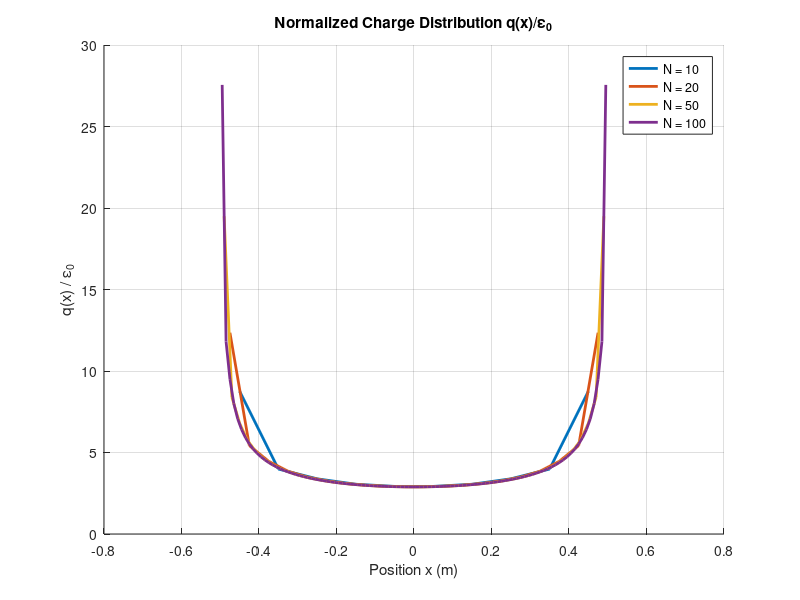
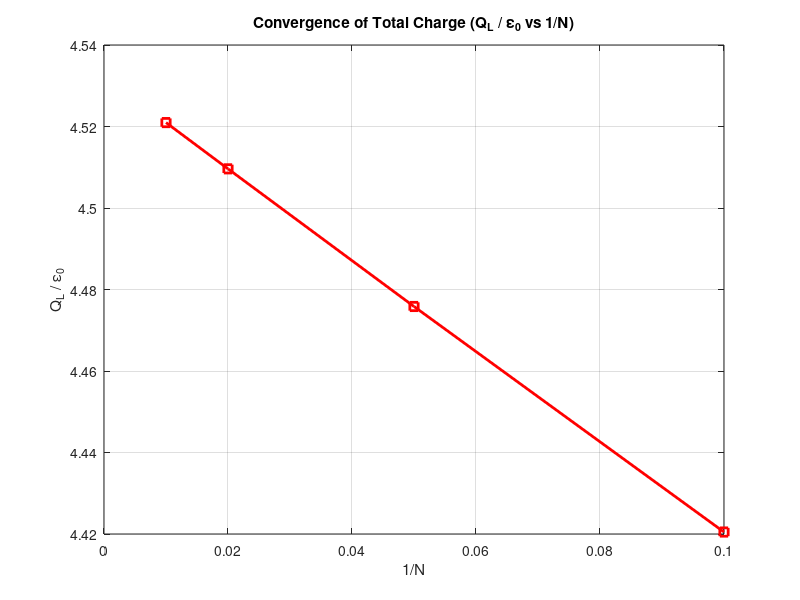
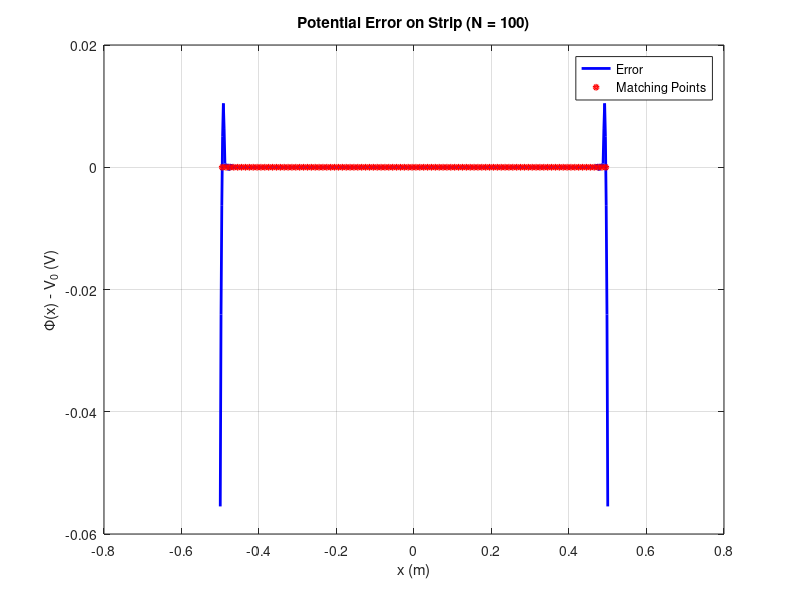
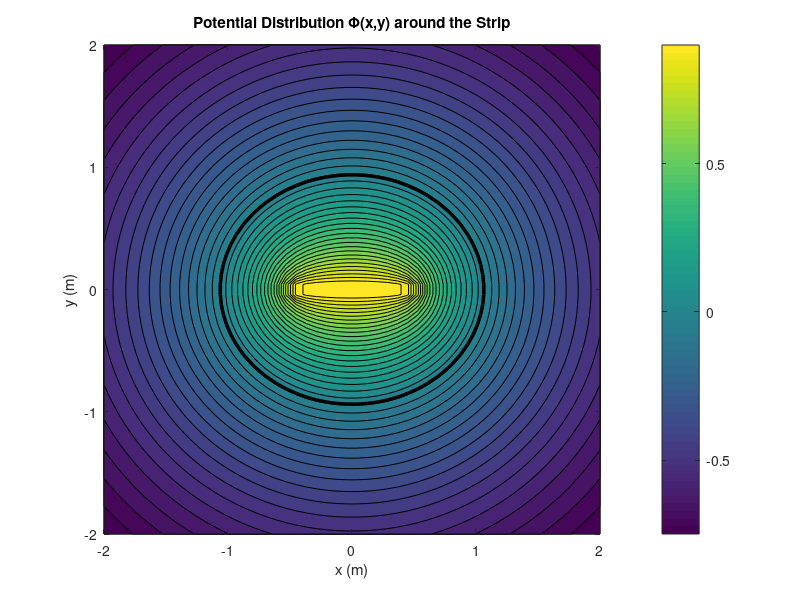

Write MATLAB code to recreate these figures, in order.
%% Assignment 2: Comprehensive MoM for 2D PEC Flat Strip

clear; clc; close all;
start_time = cputime;
% 1. Parameters
w = 0.5;                % Half-width (Total width = 1m)
V0 = 1;                 % Potential on strip (1 Volt)
epsilon0 = 8.854e-12;   % Permittivity of free space

% Define N values for convergence study
N_list = [10, 20, 50, 100]; 
total_charge_normalized = zeros(size(N_list));

figure(1); hold on;

for k = 1:length(N_list)
    N = N_list(k);
    dx = (2*w) / N;
    x_nodes = linspace(-w, w, N+1);
    x_mid = (x_nodes(1:end-1) + x_nodes(2:end)) / 2; % Matching points
    
    % 2. Build MoM Matrix S (Point Matching)
    % Using analytical integral of ln|xm - x'| to handle singularity
    S = zeros(N, N);
    for m = 1:N
        xm = x_mid(m);
        for n = 1:N
            a = x_nodes(n);
            b = x_nodes(n+1);
            % Integral of ln|xm - x'| from a to b
            term1 = (b-xm) * log(abs(b-xm) + eps);
            term2 = (a-xm) * log(abs(a-xm) + eps);
            integral_val = term1 - term2 - (b-a);
            S(m,n) = (-1 / (2*pi*epsilon0)) * integral_val;
        end
    end
    
    % 3. Solve for Charge Coefficients q
    q = S \ (V0 * ones(N, 1));
    
    % 4. Store Data for Plotting
    total_charge_normalized(k) = sum(q * dx) / epsilon0;
    plot(x_mid, q/epsilon0, 'DisplayName', ['N = ' num2str(N)], 'LineWidth',2);
end



% --- Task 1: Charge Distribution ---
title('Normalized Charge Distribution q(x)/\epsilon_0');
xlabel('Position x (m)'); ylabel('q(x) / \epsilon_0');
legend; grid on;
%%
% --- Task 2: Convergence Study ---
figure(2);
plot(1./N_list, total_charge_normalized, 'rs-', 'LineWidth', 2);
xlabel('1/N'); ylabel('Q_L / \epsilon_0');
title('Convergence of Total Charge (Q_L / \epsilon_0 vs 1/N)');
grid on;


elapsed_time = cputime-start_time;
fprintf('Execution time: %.6f seconds\n', elapsed_time);
fprintf("Total charge:");
total_charge_normalized(end)
% --- Task 3: Potential Error on the Strip ---
% Using the results from the highest N
x_fine = linspace(-w, w, 500);
V_on_strip = zeros(size(x_fine));
for i = 1:length(x_fine)
    xi = x_fine(i);
    for n = 1:N % Using N=100
        a = x_nodes(n); b = x_nodes(n+1);
        term1 = (b-xi) * log(abs(b-xi) + eps);
        term2 = (a-xi) * log(abs(a-xi) + eps);
        V_on_strip(i) = V_on_strip(i) + (q(n) * (-1/(2*pi*epsilon0)) * (term1 - term2 - (b-a)));
    end
end
figure(3);
plot(x_fine, V_on_strip - V0, 'b-', 'LineWidth',2); hold on;
plot(x_mid, zeros(size(x_mid)), 'ro', 'MarkerSize', 3, 'LineWidth',2);
title(['Potential Error on Strip (N = ' num2str(N) ')']);
xlabel('x (m)'); ylabel('\Phi(x) - V_0 (V)');
legend('Error', 'Matching Points'); grid on;

% --- Task 4 & 5: Potential and E-Field in Surrounding Region ---
[X, Y] = meshgrid(linspace(-2, 2, 50), linspace(-2, 2, 50));
Phi = zeros(size(X)); Ex = zeros(size(X)); Ey = zeros(size(X));

for i = 1:numel(X)
    xi = X(i); yi = Y(i);
    for n = 1:N
        % Distance from midpoint of segment n to grid point (xi, yi)
        r = sqrt((xi - x_mid(n))^2 + yi^2);
        
        % Potential contribution (midpoint approximation for external points)
        pot_c = (q(n) * dx * (-1/(2*pi*epsilon0)) * log(r + eps));
        Phi(i) = Phi(i) + pot_c;
        
        % E-Field contribution E = -grad(Phi)
        E_const = (q(n) * dx) / (2*pi*epsilon0 * r^2 + eps);
        Ex(i) = Ex(i) + E_const * (xi - x_mid(n));
        Ey(i) = Ey(i) + E_const * (yi);
    end
end

figure(4);

% Filled contour for full potential
contourf(X, Y, Phi, 40);
colorbar;
hold on;

% Draw the PEC strip
%plot([-w w], [0 0], 'w', 'LineWidth', 4);

% --- Zero potential contour ---
[C,h] = contour(X, Y, Phi, [0 0], 'k', 'LineWidth', 2);

% Optional: make it thicker or different style
set(h, 'LineWidth', 2.5);

title('Potential Distribution \Phi(x,y) around the Strip');
xlabel('x (m)');
ylabel('y (m)');

% Plot Electric Field (Task 5)
figure(5);
quiver(X, Y, Ex, Ey, 2.5); hold on;
plot([-w w], [0 0], 'r', 'LineWidth', 3); % Draw the strip in red
title('Electric Field Distribution E(x,y)');
xlabel('x (m)'); ylabel('y (m)'); axis equal;
